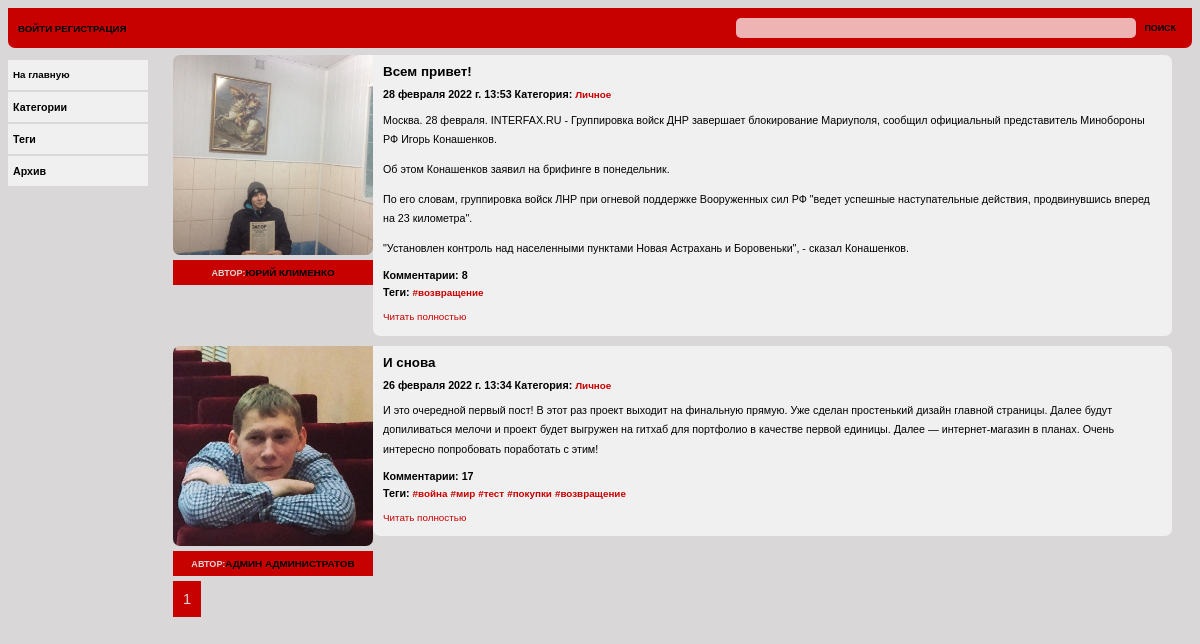
The page / on the database its author committed.
### blog/models.py (models this page shows, shortened)
class Post(models.Model):
    author = models.ForeignKey(User, on_delete=models.SET('Неизвестный автор'))
    title = models.CharField(max_length=100, unique=True, verbose_name='Заголовок')
    slug = models.SlugField(max_length=100, unique=True)
    image = models.ImageField(upload_to='images/%Y/%m/%d/', null=True, blank=True, verbose_name='Изображение')
    category = models.ForeignKey(Category, on_delete=models.CASCADE, verbose_name='Категория')
    tags = models.ManyToManyField('Tag', blank=True, related_name='posts', verbose_name='Теги', )
    preview_text = models.TextField(max_length=500, verbose_name='Превью')
    text = models.TextField(max_length=5000, verbose_name='Текст')
    date_pub = models.DateTimeField(auto_now_add=True, verbose_name='Дата публикации')
    likes = models.ManyToManyField(User, blank=True, related_name='posts', verbose_name='Лайки')
    is_published = models.BooleanField("Опубликовано", null=True, blank=True)
    def get_absolute_url(self):
        return reverse('blog:post', kwargs={'category_slug': self.category.slug, 'post_slug': self.slug})
    class Meta:
        verbose_name = 'Пост'
        verbose_name_plural = 'Посты'
        ordering = ('-date_pub',)

class Category(models.Model):
    name = models.CharField(max_length=50, verbose_name='Наименование')
    slug = models.SlugField(max_length=50)
    def __str__(self):
        return self.name
    class Meta:
        verbose_name = 'Категория'
        verbose_name_plural = 'Категории'

class Tag(models.Model):
    name = models.CharField(max_length=50, verbose_name='Тэг')
    slug = models.SlugField(max_length=50)
    def __str__(self):
        return f'#{self.name}'
    class Meta:
        verbose_name = 'Тэг'
        verbose_name_plural = 'Тэги'

### user/models.py (models this page shows)
class User(AbstractUser):
    avatar = models.ImageField(upload_to='images/avatar/%Y/%m/%d/', blank=True, verbose_name='Аватар', default='images/avatar/default.bmp')
    email = models.EmailField('E-mail', unique=True)

### blog/views.py (the view)
# urls.py: path('', MainPostListView.as_view(), name='index'),
class MainPostListView(ListView):
    model = Post
    context_object_name = 'posts'
    template_name = 'blog/index.html'
    paginate_by = 5
    title = 'Главная страница'
    allow_empty = True
    queryset = services.get_filtered_posts(is_published=True)
    def get_context_data(self):
        context = super().get_context_data()
        context['title'] = self.title
        return context

### blog/templates/blog/index.html (shortened to what this page needs)
{% extends 'blog/base.html' %}
{% load static %}
{% block css %} <link href="{% static 'blog/css/styles-listview.css' %}" rel="stylesheet"> {% endblock %}
{% block content %}
    {% if posts %}
    {% for post in posts %}
        <div class="content">
            <div class="block-titul">
                <div class="block-titul-image">
                    <img src="{{ post.image.url }}"></img>
                </div>
                <div class="block-titul-author">
                    <h3><span class="author">Автор:</span>{{ post.author.first_name }} {{ post.author.last_name }}</h3>
                </div>
            </div>
            <div class="block-text">
            <h1>{{ post.title }}</h1>
            <h3>{{ post.date_pub }} Категория: <a href="{% url 'blog:category' post.category.slug %}"> {{post.category}} </a></h3>
            <p>{{ post.preview_text|linebreaks }}</p>
            <h3>Комментарии: {{ post.comments_count }}</h3>
            <h3>Теги: {% for tag in post.tags.all %} <a href="{% url 'blog:tag' tag.slug %}"> {{ tag }}</a> {% endfor %}</h3>
            <a href="{{ post.get_absolute_url }}"><p>Читать полностью</p></a>
            </div>
        </div>
    {% endfor %}
    <div class="paginator">
        {% for page in paginator.page_range %}
            {% if page_obj.number == page %}
            <div class="current-page">{{ page }} </div>
            {% elif page >= page_obj.number|add:-2 and page <= page_obj.number|add:2 %}
            <a href="?page={{ page }}"><div class="other-pages">{{ page }}</div></a>
            {% endif %}
        {% endfor %}
    </div>
    {% else %}
        <div class="content"><h1>Упс, ничего не найдено</h1></div>
    {% endif %}
{% endblock %}

### blog/static/blog/css/styles-listview.css (style rules this page uses)
* { box-sizing: border-box; font-family: Verdana, Helvetica, Arial, sans-serif; font-size: 92%; }
a { text-decoration: none }
body { background: #d9d7d7; }
img { width: 10%; height: 10%; }
.content { align-items: flex-start; display: flex; flex-direction: row; justify-content: flex-start; border:0px solid black; padding-top: 5px; padding-right: 20px; margin-bottom: 5px; }
.block-titul img { display: flex; flex-direction: column; }
.block-titul-image img { object-fit: cover; height: 200px; width: 200px; border-radius: 7px 0px 7px 7px; }
.block-titul-author { height: 25px; line-height: 25px; text-align: center; background: #c70000; text-transform: uppercase; }
.author { color: #e0d3d3; }
.block-text { flex-grow:1; background: #f0f0f0; padding-left: 10px; padding-right: 10px; border-radius: 0px 7px 7px 7px; }
.content h1 { font-size: 150%; font-weight: bolder; }
.content h3 { font-size: 120%; margin-bottom: 0px; margin-top: 5px; }
.content p { font-size: 120%; line-height: 180%; }
.content a { color: #c70000; text-decoration: none; }
.paginator { display: flex; flex-direction: row; justify-content: flex-start; }
.current-page { font-size: 150%; background: #c70000; color: #e0d3d3; border: 0px solid black; padding: 10px; margin-right: 5px; }

### rows shown on the page
Post: image (picture), author.first_name "ЮРИЙ", author.last_name "КЛИМЕНКО", title "Всем привет!", date_pub "28 февраля 2022 г. 13:53", category "Личное", preview_text "Москва. 28 февраля. INTERFAX.RU - Группировка войск ДНР завершает блокирование Мариуполя, сообщил официальный представитель Минобороны РФ Игорь Конашенков. Об этом Конашенков заявил на брифинге в понедельник. По его словам, группировка войск ЛНР при огневой поддержке Вооруженных сил РФ \"ведет успешные наступательные действия, продвинувшись вперед на 23 километра\". \"Установлен контроль над населенными пунктами Новая Астрахань и Боровеньки\", - сказал Конашенков.", comments_count "8"
Tag: name "#возвращение"
Post: image (picture), author.first_name "АДМИН", author.last_name "АДМИНИСТРАТОВ", title "И снова", date_pub "26 февраля 2022 г. 13:34", category "Личное", preview_text "И это очередной первый пост! В этот раз проект выходит на финальную прямую. Уже сделан простенький дизайн главной страницы. Далее будут допиливаться мелочи и проект будет выгружен на гитхаб для портфолио в качестве первой единицы. Далее — интернет-магазин в планах. Очень интересно попробовать поработать с этим!", comments_count "17"
Tag: name "#война"
Tag: name "#мир"
Tag: name "#тест"
Tag: name "#покупки"

### other values the page prints
{{ page }} "1"
